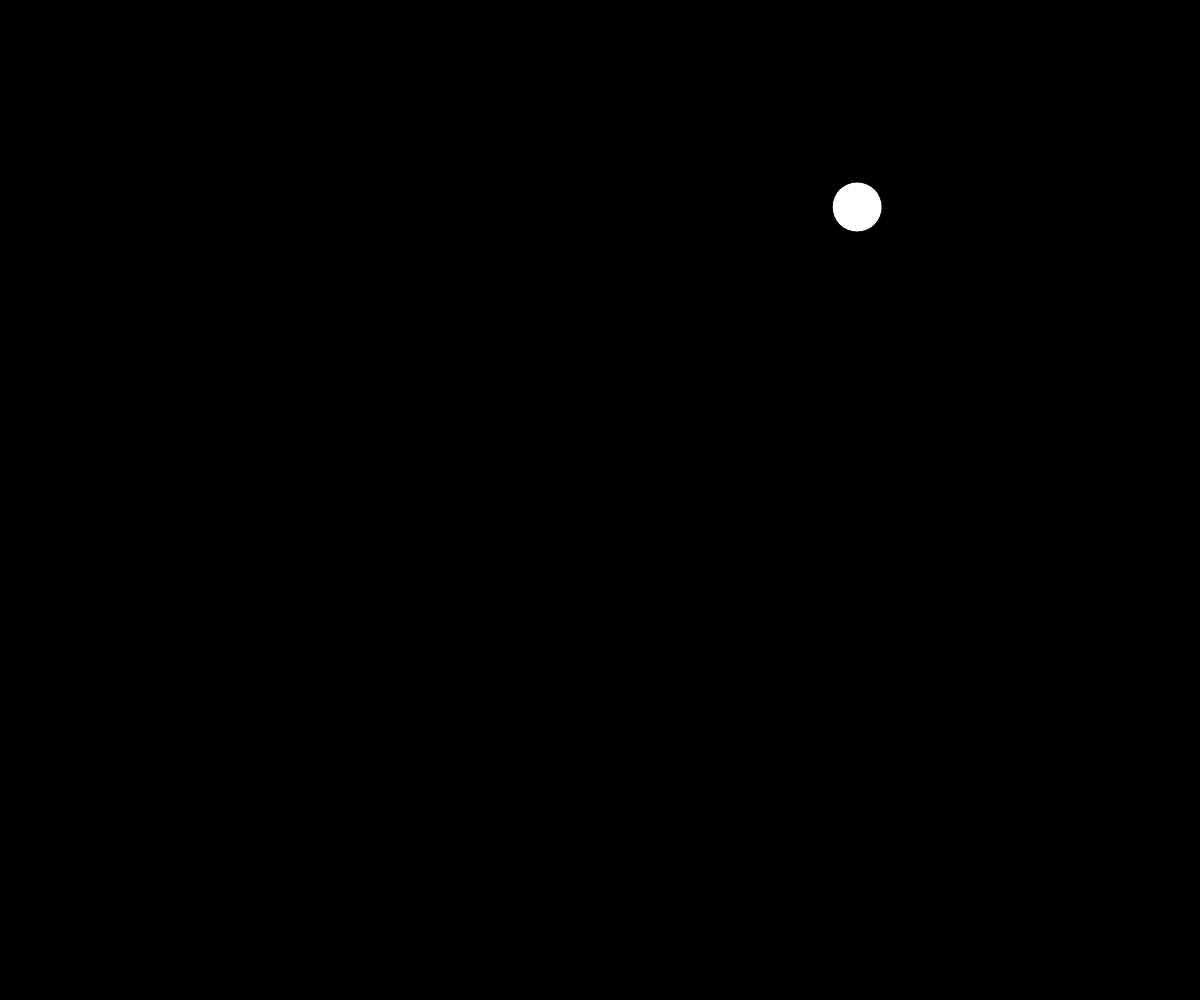
Frame 1 (no input)
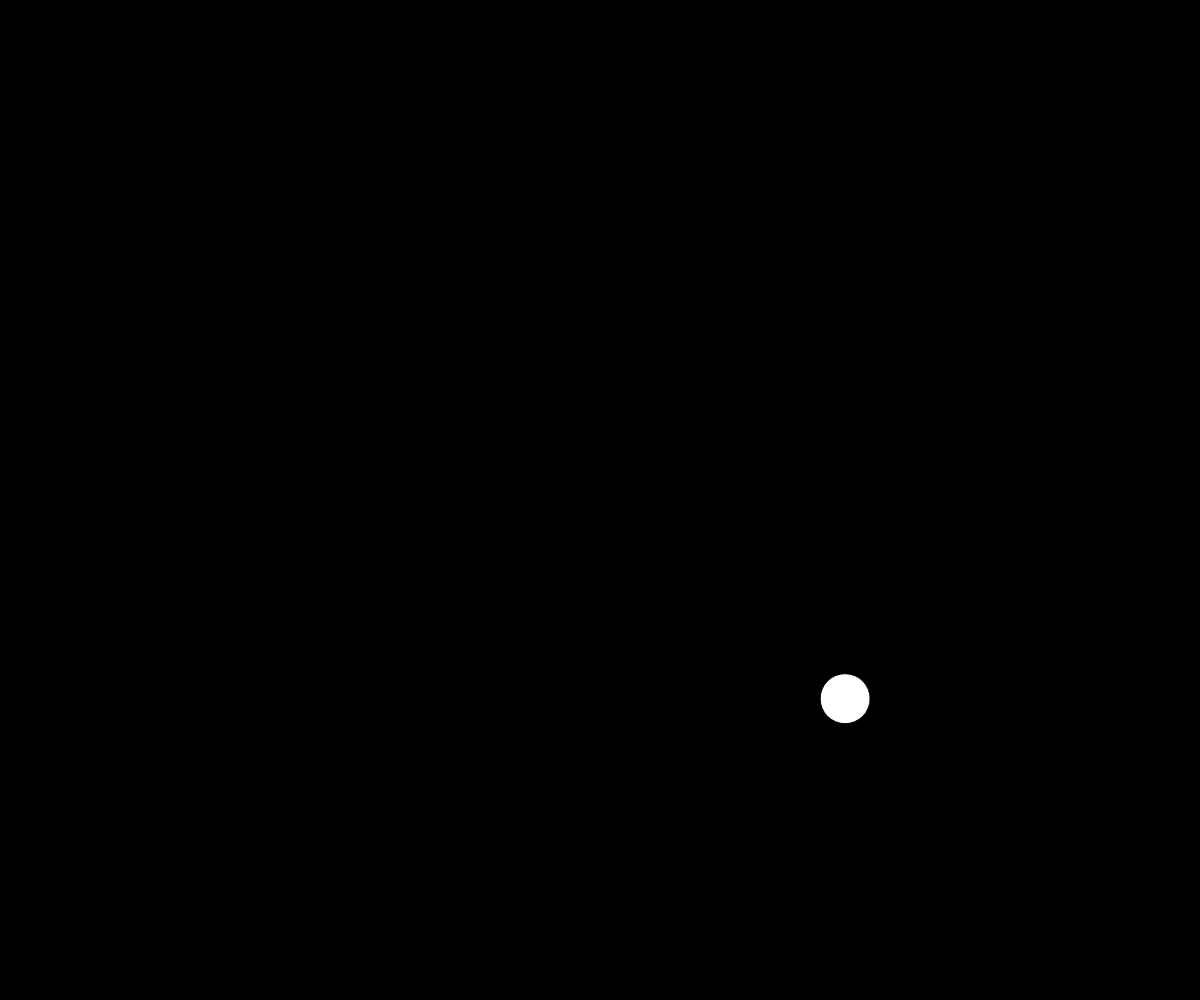
Frame 60 (no input)
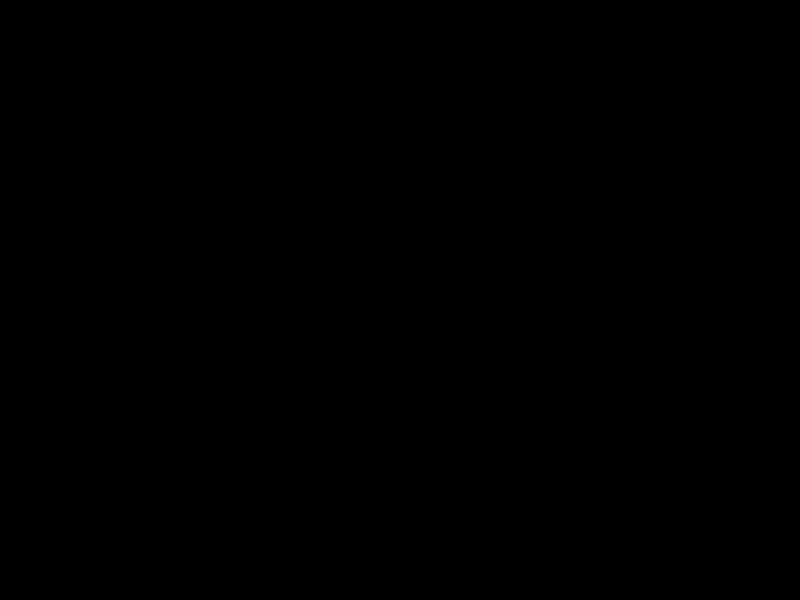
Frame 120 (the mouse pressed at the canvas centre since frame 60)

The p5.js sketch that drew these frames (run headless with seeded random() and noise() and a simulated clock; from frame 60 on, the mouse is pressed at the canvas centre):

// p5.js sketch
// ── sketch.js
function setup() {
  createCanvas(windowWidth, windowHeight);
  x = random(0,width);
  y = random(0,height);
  velx = windowWidth/100;
  vely = windowHeight/120;
}

function draw() {
  background(0);
  ellipse(x,y,50,50);
  x+=velx;
  y+=vely;

  if(x >= width || x <= 0){
    velx = - velx;
  }

  if(y<= 0 ||y >= height){
    vely = - vely;
  }
}

function mousePressed() {
  if(mouseIsPressed) {
    var fs = fullscreen();
    fullscreen(!fs);
      if(!fs){
        resizeCanvas(displayWidth, displayHeight);
      }
      else{
        resizeCanvas(windowWidth, windowHeight);
      }
  }
}
